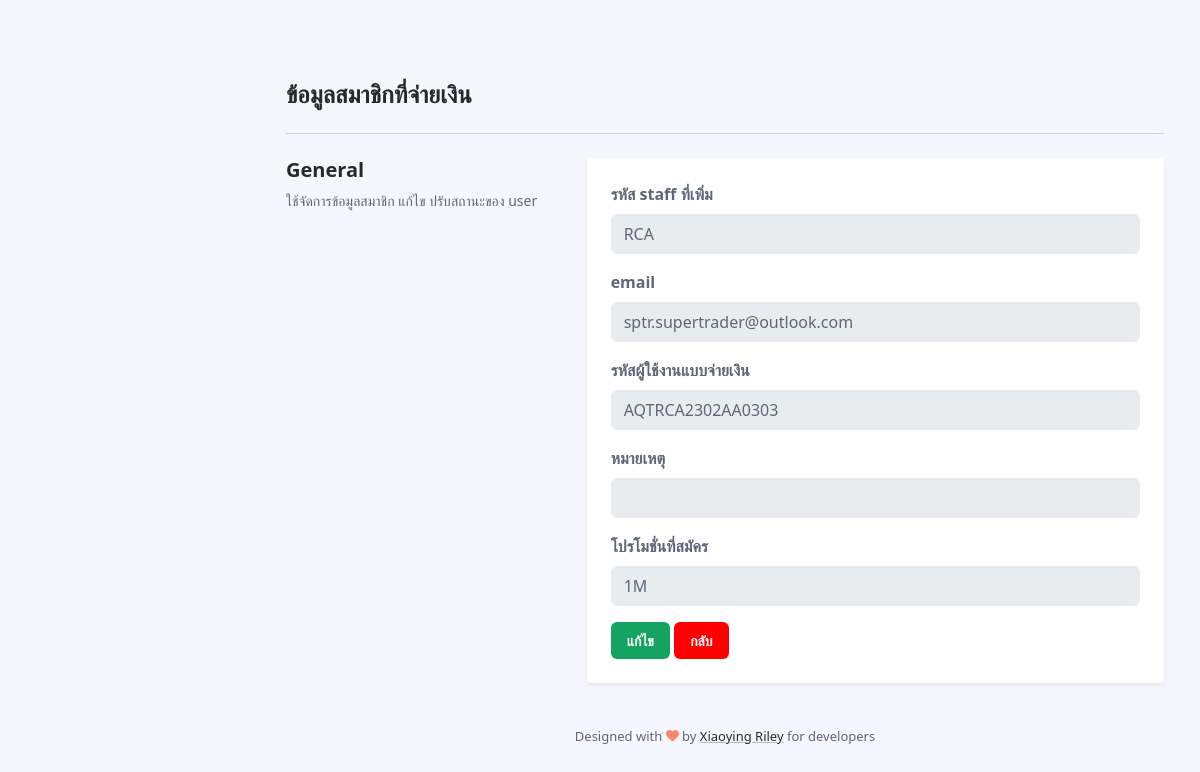
Screenshot of /userdetail.php?userid=30 with the database file from the repository.
### tables this page shows
CREATE TABLE IF NOT EXISTS `user_pro` (
  `id` int(11) NOT NULL,
  `s_id` char(3) DEFAULT NULL,
  `email` char(255) NOT NULL,
  `uid_pro` char(16) NOT NULL,
  `rpro_time` datetime NOT NULL,
  `etc` char(255) DEFAULT NULL,
  `utype` char(255) NOT NULL
);

### userdetail.php (the view, shortened to what this page needs)
<?php
	require("connect.php");
	isset($_GET['userid'])? $userid = $_GET['userid'] : $userid = '';
	if(!empty($userid)){
		$sql = "SELECT * FROM `user_pro` WHERE `id` = $userid";
		$result = mysql_query($sql,$conn);
		if (mysql_num_rows($result)==1){
			$fetch_result = mysql_fetch_assoc($result);
			$email = $fetch_result["email"];
			$s_id = $fetch_result["s_id"];
			$uid_pro = $fetch_result["uid_pro"];
            $etc = $fetch_result["etc"];
            $utype = $fetch_result["utype"];
		} else {
			header("location: index.php");
		}
	}
?>
<!DOCTYPE html>
<html lang="en">
<head>
    <link id="theme-style" rel="stylesheet" href="assets/css/portal.css">
</head>
<body class="app">
    <div class="app-wrapper">
	    <div class="app-content pt-3 p-md-3 p-lg-4">
		    <div class="container-xl">
			    <h1 class="app-page-title">ข้อมูลสมาชิกที่จ่ายเงิน</h1>
			    <hr class="mb-4">
                <div class="row g-4 settings-section">
	                <div class="col-12 col-md-4">
		                <h3 class="section-title">General</h3>
		                <div class="section-intro">
							ใช้จัดการข้อมูลสมาชิก แก้ไข ปรับสถานะของ user
						</div>
						<br>
	                </div>
	                <div class="col-12 col-md-8">
		                <div class="app-card app-card-settings shadow-sm p-4">
						    <div class="app-card-body">
							    <form class="settings-form" action="userdetailedit.php" method="post">
									<div class="mb-3">
									    <label for="setting-input-1" class="form-label">รหัส staff ที่เพิ่ม</label>
										<?php
											echo '<input name="s_id" type="email" class="form-control" id="setting-input-1" value="'.$s_id.'" readonly>';
										?>
									</div>
								    <div class="mb-3">
									    <label for="setting-input-1" class="form-label">email</label>
										<?php
											echo '<input name="email" type="email" class="form-control" id="setting-input-1" value="'.$email.'" readonly>';
										?>
									</div>
									<div class="mb-3 ">
									    <label for="setting-input-2" class="form-label">รหัสผู้ใช้งานแบบจ่ายเงิน</label>
									    <?php
											echo '<input name="uid_pro" type="text" class="form-control" id="setting-input-1" value="'.$uid_pro.'" readonly>'
										?>
									</div>
									<div class="mb-3 ">
									    <label for="setting-input-2" class="form-label">หมายเหตุ</label>
									    <?php
											echo '<input name="etc" type="text" class="form-control signin-email"   value="'.$etc.'" readonly>'
										?>
									</div>
									<div class="mb-3 ">
									    <label for="setting-input-2" class="form-label">โปรโมชั่นที่สมัคร</label>
									    <?php
											echo '<input name="utype" type="text" class="form-control" id="setting-input-1" value="'.$utype.'" readonly>'
										?>
									</div>
									<button name="edit_user" type="submit" class="btn app-btn-primary" >แก้ไข</button>
									<a class="btn app-btn-primary" style="background: red;}"href="index.php" >กลับ</a>
							    </form>
						    </div>
						</div>
	                </div>
                </div>
		    </div>
	    </div>
	    <footer class="app-footer">
		    <div class="container text-center py-3">
            <small class="copyright">Designed with <span class="sr-only">love</span><i class="fas fa-heart" style="color: #fb866a;"></i> by <a class="app-link" href="http://themes.3rdwavemedia.com" target="_blank">Xiaoying Riley</a> for developers</small>
		    </div>
	    </footer>
    </div>
</body>
</html>

### rows the page displays
user_pro: s_id "RCA", email "sptr.supertrader@outlook.com", uid_pro "AQTRCA2302AA0303", utype "1M"
